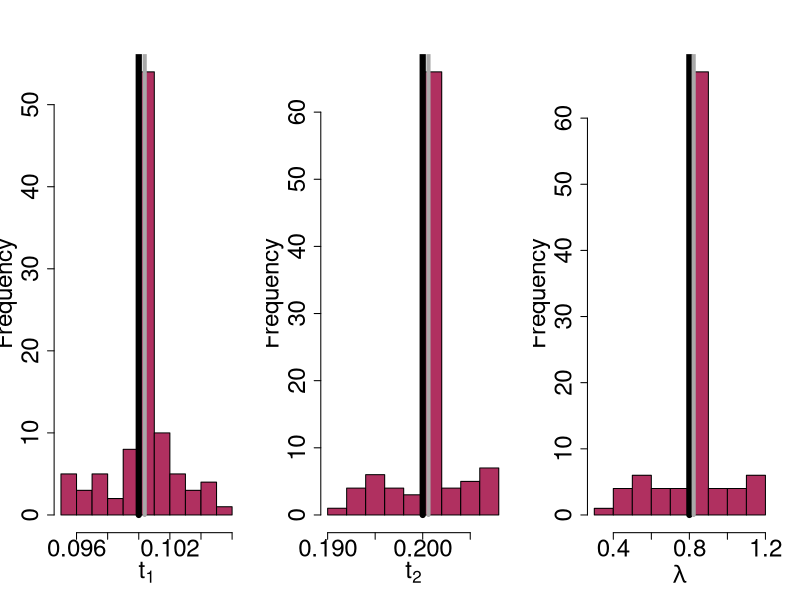
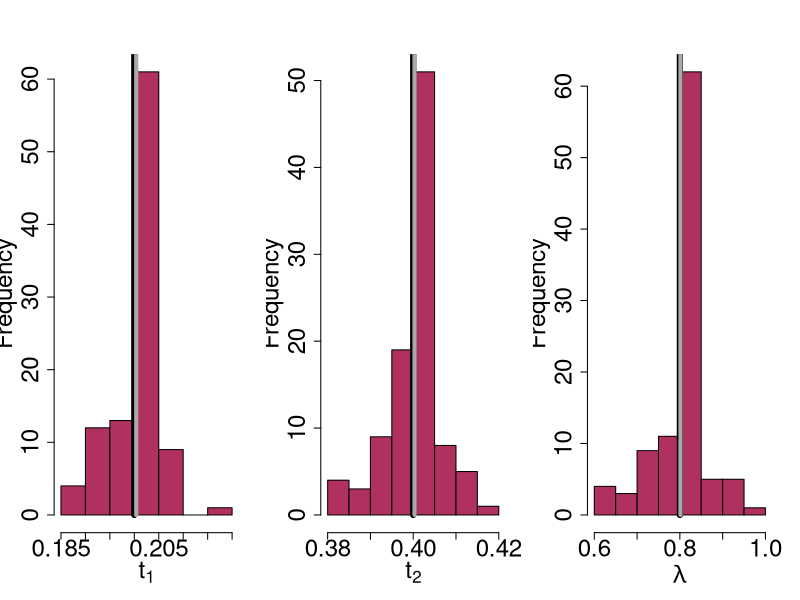
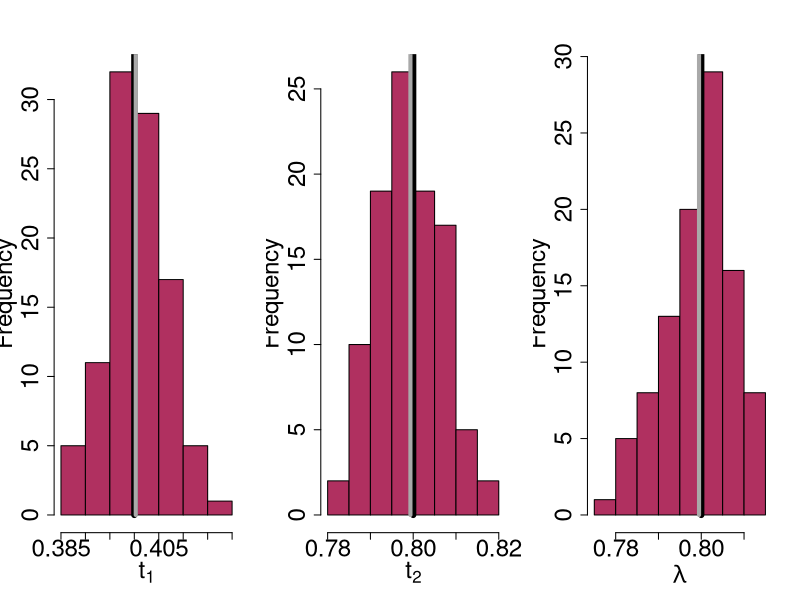
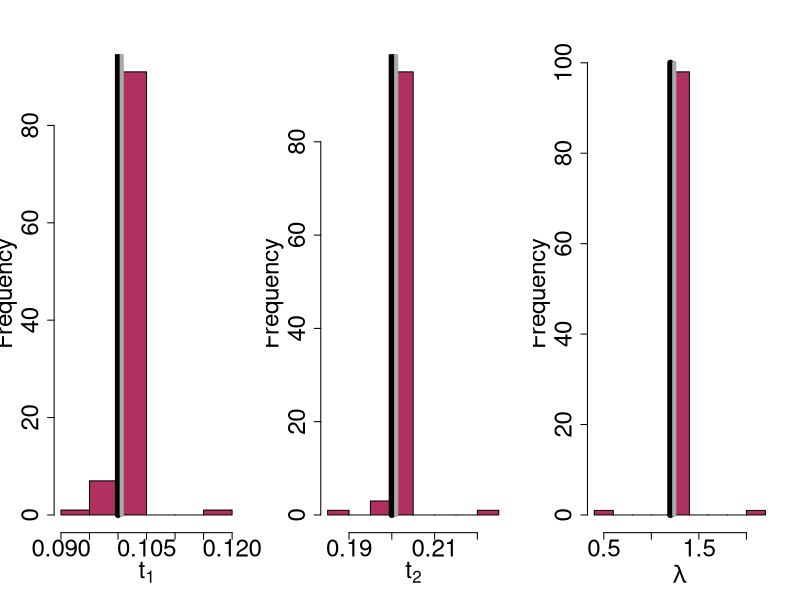
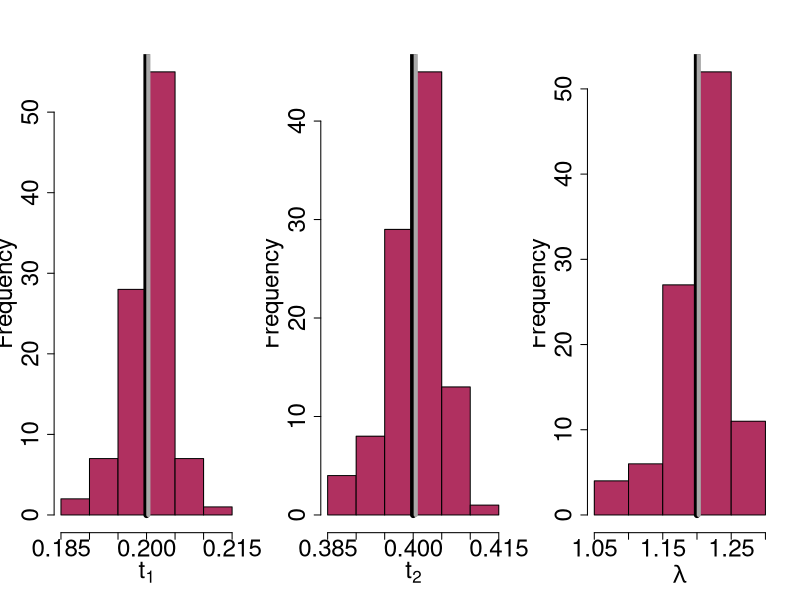
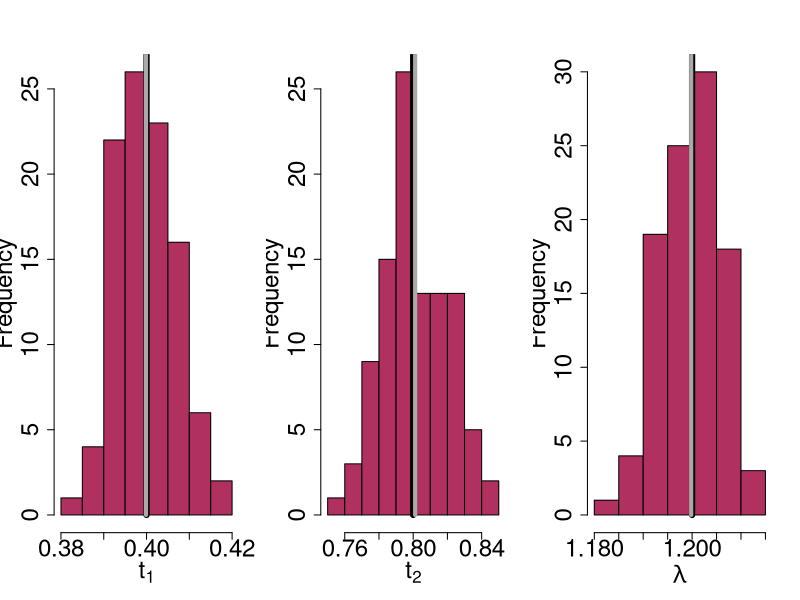
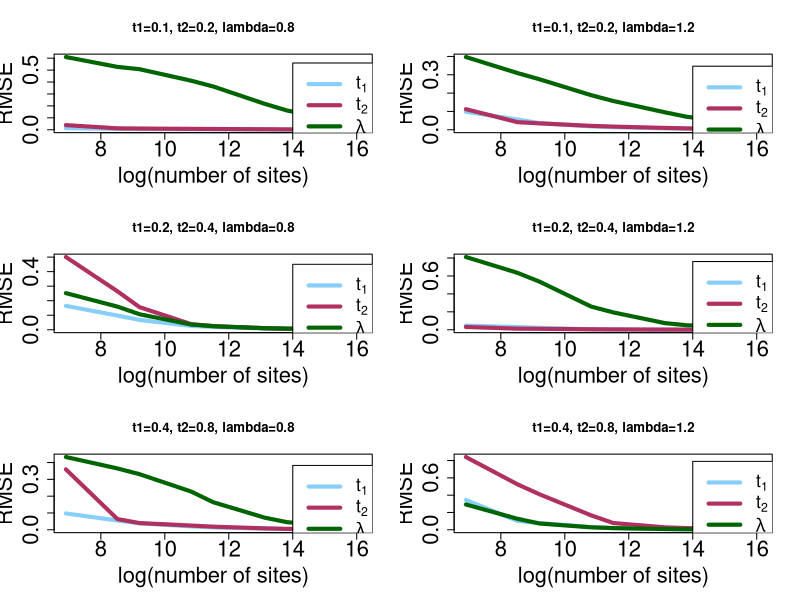

Generate these figures, in order, with R:
## ---- chunk 1
knitr::opts_chunk$set(echo = TRUE)
## ---- chunk 2
set.seed(65023)
## ---- chunk 3
# compute site pattern probabilities for a specific choice of parameters
# species tree is ((A:t1,B:t1):t2-t1,C:t2)
# m is mu in the JC69 model
# lambda is the HGT rate parameter

GetSitePatternProbs = function(t1,t2,m,lambda) {

pxxx = (3*exp(-((t1+2*t2)*(m+lambda)))*m*(m-2*lambda) + 4*m*lambda +     3*exp(-3*t1*(m+lambda))*m*lambda + 8*lambda^2 - 
6*exp(-t1*lambda-2*t2*(m+lambda))*m*(m+lambda) + 
9*exp(-2*t2*(m+lambda))*m*(m+2*lambda) + m^3/(2*m+3*lambda) + 
(3*exp(-2*m*t1-3*t1*lambda)*m*(m+lambda)*(m+3*lambda))/(2*m+3*lambda))/(8*(m+lambda)^2)
 
pxxy = 1/(16*((m+lambda)^2)*(2*m+3*lambda))*3*(2*m*(m+2*lambda)^2 + 
 exp(-(3*t1+2*t2)*(m+lambda))*(2*exp(3*t1*(m+lambda))*m*(m-2*lambda)*(2*m+3*lambda) - 
 2*exp(2*t1*(m+lambda))*m*(2*m-lambda)*(2*m+3*lambda) + 
 2*exp(3*m*t1+2*t1*lambda)*m*(m+lambda)*(2*m+3*lambda) + 
 exp(3*m*t1+2*m*t2+2*t2*lambda)*((m+lambda)^2)*(2*m+3*lambda) - 
 2*exp(2*t2*(m+lambda))*lambda*(2*m+lambda)*(2*m+3*lambda) + 
 exp(m*t1+2*m*t2+2*t2*lambda)*(-4*m^3-7*(m^2)*lambda+3*lambda^3)))

pxyy = 1/(32*((m+lambda)^2)*(2*m+3*lambda))*3*(4*m*(m+2*lambda)^2 - 
 exp(-(3*t1+2*t2)*(m+lambda))*(2*exp(2*t1*(m+lambda))*m*(m-5*lambda)*(2*m+3*lambda) - 
 4*exp(3*t1*(m+lambda))*m*(m-2*lambda)*(2*m+3*lambda) + 
 2*exp(2*t2*(m+lambda))*(m-lambda)*lambda*(2*m+3*lambda) + 
 6*exp(3*m*t1+2*t1*lambda)*m*(m+lambda)*(2*m+3*lambda) + 
 exp(3*m*t1+2*m*t2+2*t2*lambda)*((m+lambda)^2)*(2*m+3*lambda) - 
 3*exp(m*t1+2*m*t2+2*t2*lambda)*(m+lambda)*(2*m^2+3*m*lambda-lambda^2)))

pxyz = 3*m*(-3*exp(-2*t2*(m+lambda))*m + 
 exp(-(t1+2*t2)*(m+lambda))*(m-2*lambda) + 
 exp(-3*t1*(m+lambda))*lambda + 
 2*exp(-t1*lambda-2*t2*(m+lambda))*(m+lambda) + 
 m*(m+2*lambda)/(2*m+3*lambda) - 
 (exp(t1*(m-3*(m+lambda)))*(m+lambda)*(m+3*lambda)/(2*m+3*lambda)))/(4*(m+lambda)^2)

return(c(pxxx,pxxy,pxyy,pxyz))

}

## ---- chunk 4

GetLikFull = function(x,data) {
  
  t2 = exp(x[2])
  t1 = t2*(sin(x[1]))^2
  lambda = exp(x[3])
  probs = GetSitePatternProbs(t1,t2,4/3,lambda)
  
  # note that prob3 is used twice; probs is of dimension 4
  lik = data[1]*log(probs[1])+data[2]*log(probs[2])+data[3]*log(probs[3])+
        data[4]*log(probs[3])+data[5]*log(probs[4])
   
  return(-1.0*lik)

}
## ---- chunk 5

RunSim = function(myt1,myt2,mylambda,mysamsize) {

  myests = matrix(0,ncol=3,nrow=100)
  xx = c(asin(sqrt(myt1/myt2)),log(myt2),log(mylambda))
  
  for (i in 1:100) {

    # Get true site pattern probabilities
    myprobs = GetSitePatternProbs(myt1,myt2,4/3,mylambda)
    myprobs_full = c(myprobs[1],myprobs[2],myprobs[3],myprobs[3],myprobs[4])

    # Get a sample of site patterns
    mydat = rmultinom(1,mysamsize,myprobs_full)
    est = optim(par=xx,fn=GetLikFull,data=mydat)
    myests[i,2] = exp(est$par[2])
    myests[i,1] = exp(est$par[2])*(sin(est$par[1]))^2
    myests[i,3] = exp(est$par[3])

  }
  
  return(myests)

}


PlotResults = function(myests,myt1,myt2,mylambda) {
  par(mfrow=c(1,3))
  hist(myests[,1],xlab=expression(t[1]),main="",col="maroon",cex.axis=2.2,cex.lab=2.2)
  lines(c(myt1,myt1),c(0,100),col="black",lwd=6)
  lines(c(mean(myests[,1]),mean(myests[,1])),c(0,100),col="darkgray",lwd=4)
  hist(myests[,2],xlab=expression(t[2]),main="",col="maroon",cex.axis=2.2,cex.lab=2.2)
  lines(c(myt2,myt2),c(0,100),col="black",lwd=6)
  lines(c(mean(myests[,2]),mean(myests[,2])),c(0,100),col="darkgray",lwd=4)
  hist(myests[,3],xlab=expression(lambda),main="",col="maroon",cex.axis=2.2,cex.lab=2.2)
  lines(c(mylambda,mylambda),c(0,100),col="black",lwd=6)
  lines(c(mean(myests[,3]),mean(myests[,3])),c(0,100),col="darkgray",lwd=4)

}  
  
## ---- chunk 6

ests1 = RunSim(0.1,0.2,0.8,1000000)
PlotResults(ests1,0.1,0.2,0.8)

ests2 = RunSim(0.2,0.4,0.8,1000000)
PlotResults(ests2,0.2,0.4,0.8)

ests3 = RunSim(0.4,0.8,0.8,1000000)
PlotResults(ests3,0.4,0.8,0.8)

ests4 = RunSim(0.1,0.2,1.2,1000000)
PlotResults(ests4,0.1,0.2,1.2)

ests5 = RunSim(0.2,0.4,1.2,1000000)
PlotResults(ests5,0.2,0.4,1.2)

ests6 = RunSim(0.4,0.8,1.2,1000000)
PlotResults(ests6,0.4,0.8,1.2)

## ---- chunk 7
# Function to run the simulation study (1000 reps)
# and return the rmse for the three parameters

RunSimMSE = function(myt1,myt2,mylambda,nsites) {
  
  mysimests = matrix(0,ncol=3,nrow=1000)
  xxx = c(asin(sqrt(myt1/myt2)),log(myt2),log(mylambda))
  
  for (i in 1:1000) {

    # Get true site pattern probabilities
    myprobs = GetSitePatternProbs(myt1,myt2,4/3,mylambda)
    myprobs_full = c(myprobs[1],myprobs[2],myprobs[3],myprobs[3],myprobs[4])

    # Get a sample of site patterns
    mydata = rmultinom(1,nsites,myprobs_full)
    #print(mydata)
    est = optim(par=xxx,fn=GetLikFull,data=mydata)
    #print(est)
    mysimests[i,2] = exp(est$par[2])
    mysimests[i,1] = exp(est$par[2])*(sin(est$par[1]))^2
    mysimests[i,3] = exp(est$par[3])

  }
  
  return(c(sqrt(mean((mysimests[,1]-myt1)^2)),sqrt(mean((mysimests[,2]-myt2)^2)),sqrt(mean((mysimests[,3]-mylambda)^2))))
  
}


# Now run a simulation study where we look at RMSE for various 
# choices of sample size

rmse5 = matrix(c(c(RunSimMSE(0.2,0.4,1.2,1000)),
c(RunSimMSE(0.2,0.4,1.2,5000)),  
c(RunSimMSE(0.2,0.4,1.2,10000)),  
c(RunSimMSE(0.2,0.4,1.2,50000)),
c(RunSimMSE(0.2,0.4,1.2,100000)),
c(RunSimMSE(0.2,0.4,1.2,500000)), 
c(RunSimMSE(0.2,0.4,1.2,1000000)),
c(RunSimMSE(0.2,0.4,1.2,5000000)),
c(RunSimMSE(0.2,0.4,1.2,10000000))),ncol=3,byrow=T)

rmse2 = matrix(c(c(RunSimMSE(0.2,0.4,0.8,1000)),
c(RunSimMSE(0.2,0.4,0.8,5000)),  
c(RunSimMSE(0.2,0.4,0.8,10000)),  
c(RunSimMSE(0.2,0.4,0.8,50000)),
c(RunSimMSE(0.2,0.4,0.8,100000)),
c(RunSimMSE(0.2,0.4,0.8,500000)), 
c(RunSimMSE(0.2,0.4,0.8,1000000)),
c(RunSimMSE(0.2,0.4,0.8,5000000)),
c(RunSimMSE(0.2,0.4,0.8,10000000))),ncol=3,byrow=T)

rmse4 = matrix(c(c(RunSimMSE(0.1,0.2,1.2,1000)),
c(RunSimMSE(0.1,0.2,1.2,5000)),  
c(RunSimMSE(0.1,0.2,1.2,10000)),  
c(RunSimMSE(0.1,0.2,1.2,50000)),
c(RunSimMSE(0.1,0.2,1.2,100000)),
c(RunSimMSE(0.1,0.2,1.2,500000)), 
c(RunSimMSE(0.1,0.2,1.2,1000000)),
c(RunSimMSE(0.1,0.2,1.2,5000000)),
c(RunSimMSE(0.1,0.2,1.2,10000000))),ncol=3,byrow=T)

rmse1 = matrix(c(c(RunSimMSE(0.1,0.2,0.8,1000)),
c(RunSimMSE(0.1,0.2,0.8,5000)),  
c(RunSimMSE(0.1,0.2,0.8,10000)),  
c(RunSimMSE(0.1,0.2,0.8,50000)),
c(RunSimMSE(0.1,0.2,0.8,100000)),
c(RunSimMSE(0.1,0.2,0.8,500000)), 
c(RunSimMSE(0.1,0.2,0.8,1000000)),
c(RunSimMSE(0.1,0.2,0.8,5000000)),
c(RunSimMSE(0.1,0.2,0.8,10000000))),ncol=3,byrow=T)

rmse6 = matrix(c(c(RunSimMSE(0.4,0.8,1.2,1000)),
c(RunSimMSE(0.4,0.8,1.2,5000)),  
c(RunSimMSE(0.4,0.8,1.2,10000)),  
c(RunSimMSE(0.4,0.8,1.2,50000)),
c(RunSimMSE(0.4,0.8,1.2,100000)),
c(RunSimMSE(0.4,0.8,1.2,500000)), 
c(RunSimMSE(0.4,0.8,1.2,1000000)),
c(RunSimMSE(0.4,0.8,1.2,5000000)),
c(RunSimMSE(0.4,0.8,1.2,10000000))),ncol=3,byrow=T)

rmse3 = matrix(c(c(RunSimMSE(0.4,0.8,0.8,1000)),
c(RunSimMSE(0.4,0.8,0.8,5000)),  
c(RunSimMSE(0.4,0.8,0.8,10000)),  
c(RunSimMSE(0.4,0.8,0.8,50000)),
c(RunSimMSE(0.4,0.8,0.8,100000)),
c(RunSimMSE(0.4,0.8,0.8,500000)), 
c(RunSimMSE(0.4,0.8,0.8,1000000)),
c(RunSimMSE(0.4,0.8,0.8,5000000)),
c(RunSimMSE(0.4,0.8,0.8,10000000))),ncol=3,byrow=T)

xvals = c(1000,5000,10000,50000,100000,500000,1000000,5000000,10000000)

par(mfrow=c(3,2))

plot(log(xvals),rmse1[,1],type='l',xlab="log(number of sites)",ylab="RMSE",ylim=c(0,max(rmse1)),col="lightskyblue",lwd=4,main="t1=0.1, t2=0.2, lambda=0.8",cex.axis=2.0,cex.lab=2.0)
lines(log(xvals),rmse1[,2],col="maroon",lwd=4)
lines(log(xvals),rmse1[,3],col="darkgreen",lwd=4)
legend(14,max(rmse1)-0.05,legend=c(expression(t[1]),expression(t[2]),expression(lambda)),col=c("lightskyblue","maroon","darkgreen"),lwd=c(4,4,4),cex=1.6)

plot(log(xvals),rmse2[,1],type='l',xlab="log(number of sites)",ylab="RMSE",ylim=c(0,max(rmse2)),col="lightskyblue",lwd=4,main="t1=0.1, t2=0.2, lambda=1.2",cex.axis=2.0,cex.lab=2.0)
lines(log(xvals),rmse2[,2],col="maroon",lwd=4)
lines(log(xvals),rmse2[,3],col="darkgreen",lwd=4)
legend(14,max(rmse2)-0.05,legend=c(expression(t[1]),expression(t[2]),expression(lambda)),col=c("lightskyblue","maroon","darkgreen"),lwd=c(4,4,4),cex=1.6)

plot(log(xvals),rmse3[,1],type='l',xlab="log(number of sites)",ylab="RMSE",ylim=c(0,max(rmse3)),col="lightskyblue",lwd=4,main="t1=0.2, t2=0.4, lambda=0.8",cex.axis=2.0,cex.lab=2.0)
lines(log(xvals),rmse3[,2],col="maroon",lwd=4)
lines(log(xvals),rmse3[,3],col="darkgreen",lwd=4)
legend(14,max(rmse3)-0.05,legend=c(expression(t[1]),expression(t[2]),expression(lambda)),col=c("lightskyblue","maroon","darkgreen"),lwd=c(4,4,4),cex=1.6)

plot(log(xvals),rmse4[,1],type='l',xlab="log(number of sites)",ylab="RMSE",ylim=c(0,max(rmse4)),col="lightskyblue",lwd=4,main="t1=0.2, t2=0.4, lambda=1.2",cex.axis=2.0,cex.lab=2.0)
lines(log(xvals),rmse4[,2],col="maroon",lwd=4)
lines(log(xvals),rmse4[,3],col="darkgreen",lwd=4)
legend(14,max(rmse4)-0.05,legend=c(expression(t[1]),expression(t[2]),expression(lambda)),col=c("lightskyblue","maroon","darkgreen"),lwd=c(4,4,4),cex=1.6)

plot(log(xvals),rmse5[,1],type='l',xlab="log(number of sites)",ylab="RMSE",ylim=c(0,max(rmse5)),col="lightskyblue",lwd=4,main="t1=0.4, t2=0.8, lambda=0.8",cex.axis=2.0,cex.lab=2.0)
lines(log(xvals),rmse5[,2],col="maroon",lwd=4)
lines(log(xvals),rmse5[,3],col="darkgreen",lwd=4)
legend(14,max(rmse5)-0.05,legend=c(expression(t[1]),expression(t[2]),expression(lambda)),col=c("lightskyblue","maroon","darkgreen"),lwd=c(4,4,4),cex=1.6)

plot(log(xvals),rmse6[,1],type='l',xlab="log(number of sites)",ylab="RMSE",ylim=c(0,max(rmse6)),col="lightskyblue",lwd=4,main="t1=0.4, t2=0.8, lambda=1.2",cex.axis=2.0,cex.lab=2.0)
lines(log(xvals),rmse6[,2],col="maroon",lwd=4)
lines(log(xvals),rmse6[,3],col="darkgreen",lwd=4)
legend(14,max(rmse6)-0.05,legend=c(expression(t[1]),expression(t[2]),expression(lambda)),col=c("lightskyblue","maroon","darkgreen"),lwd=c(4,4,4),cex=1.6)
